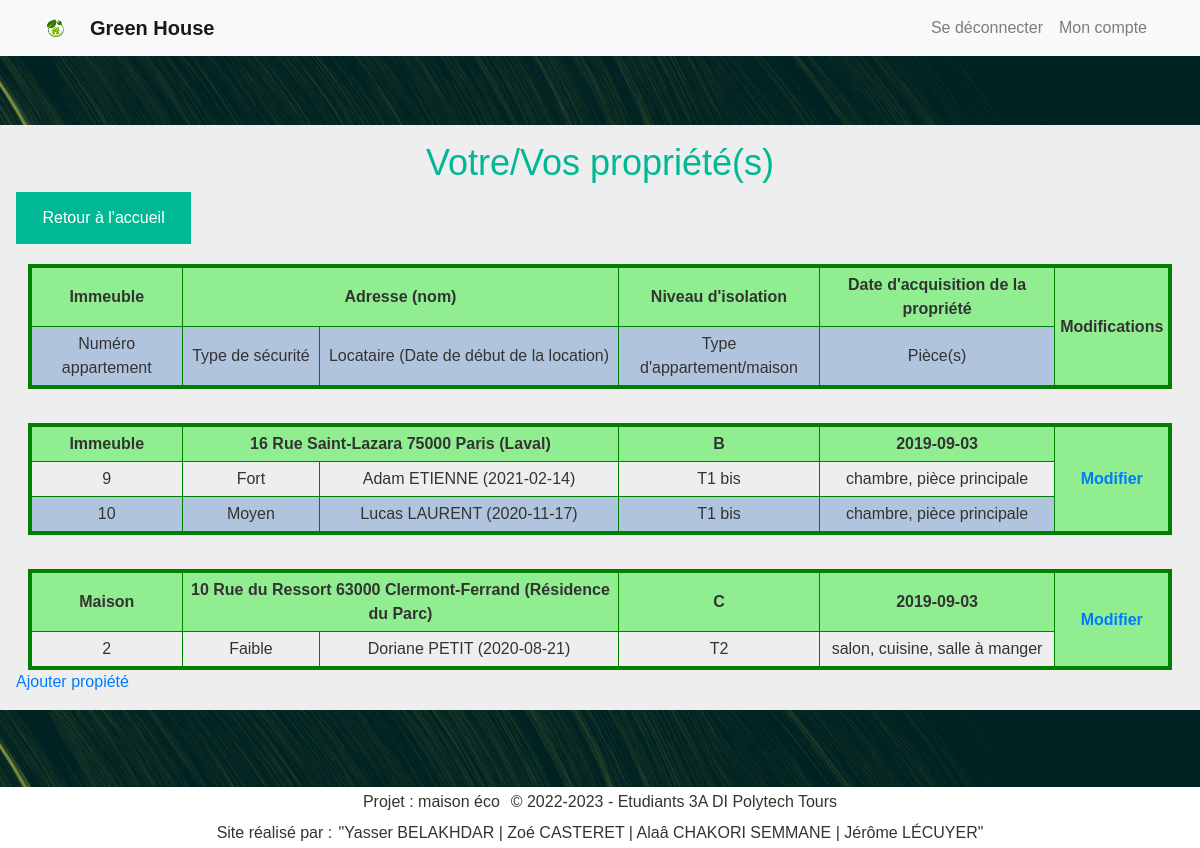
The app's page /proprietes/gererProprietes.php (signed in) with its own data.
### tables this page shows
CREATE TABLE Appartement(
   idAppartement INT AUTO_INCREMENT,
   numAppart INT,
   degreSecurite INT NOT NULL,
   typeAppart INT NOT NULL,
   idPropriete INT NOT NULL,
   PRIMARY KEY(idAppartement),
   FOREIGN KEY(degreSecurite) REFERENCES TypeSecurite(degreSecurite)
        ON DELETE CASCADE,
   FOREIGN KEY(typeAppart) REFERENCES TypeAppartement(typeAppart)
        ON DELETE CASCADE,
   FOREIGN KEY(idPropriete) REFERENCES Propriete(idPropriete)
        ON DELETE CASCADE
);

CREATE TABLE TypeSecurite(
   degreSecurite INT,
   nomSecurite VARCHAR(50) ,
   PRIMARY KEY(degreSecurite)
);

CREATE TABLE InfoPersonne(
   idPersonne INT AUTO_INCREMENT,
   nom VARCHAR(50)  NOT NULL,
   dateNais DATE,
   genre CHAR(1) ,
   mail VARCHAR(50)  NOT NULL,
   numTel CHAR(10) ,
   prenom VARCHAR(50)  NOT NULL,
   PRIMARY KEY(idPersonne),
   UNIQUE(mail)
);

CREATE TABLE TypeAppartement(
   typeAppart INT,
   libTypeAppart VARCHAR(50) ,
   nbPieces INT,
   PRIMARY KEY(typeAppart)
);

CREATE TABLE TypePiece(
   typePiece INT,
   libTypePiece VARCHAR(50) ,
   PRIMARY KEY(typePiece)
);

### WEB/common/bdd.php (called while the page is built, shortened)
<?php
if (isset($_SESSION['Id']) && !empty($_SESSION['Id'])) {
	$estConnecte = true;
} else {
	$sessionId = null;
	$estConnecte = false;
	$estAdmin = false;
	$Prenom = "";
	$Nom = "";
}

### WEB/proprietes/gererProprietes.php (the view, shortened to what this page needs)
<?php
$ROOT = "../";
require_once("../common/main.php");
?>
<!DOCTYPE html>
 <html lang="fr">
 <head>
    <?php require "../common/header.php"; ?>
    <h2>Votre/Vos propriété(s)</h2>
    <a href="../Page_accueil/Page_accueil.php" class = "bouton-retour">Retour à l'accueil</a>
    <table class="with-space">
        <tbody>
            <tr class="titre">
                <td>Immeuble</td>
                <td colspan = "2">Adresse (nom)</td>
                <td>Niveau d'isolation</td>
                <td colspan = "1">Date d'acquisition de la propriété</td>
                <td rowspan = "2">Modifications</td>
            </tr>
            <tr>
                <td>Numéro appartement</td>
                <td>Type de sécurité</td>
                <td>Locataire (Date de début de la location)</td>
                <td>Type d'appartement/maison</td>
                <td>Pièce(s)</td>
            </tr>
    <?php
    $req = 'SELECT numeroRue, nomRue, codePostal, nomVille, degreIsolation, nomPropriete , idPropriete, DATE(dateDebutProp) AS dateDProp
            FROM ProprieteAdresse NATURAL JOIN Proprietaire';
    if (!isset($estAdmin) || $estAdmin != true) {
        $req = "$req WHERE idPersonne = {$_SESSION['Id']}";
    }
    $dataProprietes = $bdd->query($req);
    foreach ($dataProprietes as $propriete) {
        echo "<tr class=\"space\"><td colspan=\"6\" class=\"ignore-border\">&nbsp;</td></tr>";
        $reqApparts = "SELECT idAppartement, numAppart, libTypeAppart, nomSecurite
        FROM ((Appartement NATURAL JOIN TypeAppartement) NATURAL JOIN TypeSecurite)
        WHERE idPropriete = {$propriete['idPropriete']}";
        $dataAppartements = $bdd->query($reqApparts);
        $nbAppart = $dataAppartements->rowCount();
        $rowspan = $nbAppart + 1;
        echo "
                    <tr class=\"titre\">
                        <td>";
        if ($nbAppart == 1) echo "Maison";
        else echo "Immeuble";
        echo "  </td>
                <td colspan = \"2\">".$propriete['numeroRue']." ".$propriete['nomRue']." ".$propriete['codePostal']." ".$propriete['nomVille'];
        if ($propriete['nomPropriete'] != NULL) echo " ({$propriete['nomPropriete']})";
        echo "  </td>
                <td>{$propriete['degreIsolation']}</td>
                <td>{$propriete['dateDProp']}</td>
                <td rowspan = \"$rowspan\"><a href='{$ROOT}proprietes/ajoutPropriete/ajoutPropriete.php'>Modifier<a></td>
            </tr>";
        foreach ($dataAppartements as $appartement) {
            echo "<tr>
                    <td>{$appartement['numAppart']}</td>
                    <td>{$appartement['nomSecurite']}</td>";
            $reqLocataire = "SELECT DATE(datedebutloc) AS dateDLoc, nom, prenom
            FROM (Locataire NATURAL JOIN Utilisateur) NATURAL JOIN InfoPersonne
            WHERE idAppartement = {$appartement['idAppartement']} AND dateFinLoc IS NULL";
            $dataLocataires = $bdd->query($reqLocataire);
            $nbLocataire = $dataLocataires->rowCount();
            if ($nbLocataire == 1) {
                $locataire = $dataLocataires->fetch();
                echo "<td>{$locataire['prenom']} {$locataire['nom']} ({$locataire['dateDLoc']})</td>";
            }
            echo "  <td>{$appartement['libTypeAppart']}</td>
                    <td>";
            $reqPieces = "SELECT  libTypePiece
            FROM Piece NATURAL JOIN TypePiece
            WHERE idAppartement = {$appartement['idAppartement']}";
            $dataPieces = $bdd->query($reqPieces);
            $nbPiece = $dataPieces->rowCount();
            $iPiece = 0;
            foreach ($dataPieces as $piece) {
                echo $piece['libTypePiece'];
                if ($iPiece < $nbPiece - 1) {
                    echo ", ";
                }
                $iPiece++;
            }
            echo "</td>";
        }
        echo "</tr>";
    }
    ?>
    </tbody>
    </table>
    <a href="../proprietes/ajoutPropriete/ajoutPropriete.php">Ajouter propiété</a>
 </body>
 <?php require "../common/footer.php"; ?>
</html>

### WEB/common/header.php (shortened to what this page needs)
<?php
require_once("main.php");
?>
<link rel="stylesheet" href="https://maxcdn.bootstrapcdn.com/bootstrap/4.0.0/css/bootstrap.min.css">
<link rel='stylesheet' type='text/css' media='screen' href='<?= $ROOT ?>common/style/main.css'>
</head>
<body>
    <nav class="navbar navbar-expand-lg navbar-light bg-light fixed-top">
        <div class="container">
            <img src="<?= $ROOT ?>common/images/Green_house.webp" alt="Green_house" width="20" height="20" style="float:left; margin:0 25px 0 0;" />
            <a class="navbar-brand" href="<?= $ROOT ?>Page_accueil/Page_accueil.php"><b>Green House </b></a>
            <div class="collapse navbar-collapse" id="navbarResponsive">
                <ul class="navbar-nav ml-auto">
                    <?php
                    if (!$estConnecte) {
                        echo "<li class='nav-item'><a class='nav-link' href='{$ROOT}Page_accueil/inscription.php'>S'inscrire</a></li>";
                        echo "<li class='nav-item'><a class='nav-link' href='{$ROOT}Page_accueil/connexion.php'>Se connecter (utilisateur)</a></li>";
                        echo "<li class='nav-item'><a class='nav-link' href='{$ROOT}Page_accueil/connexion_administrateur.php'>Se connecter (admin)</a></li>";
                    } else {
                        echo "<li class='nav-item'><a class='nav-link' href='{$ROOT}Page_accueil/deconnexion.php'>Se déconnecter</a></li>";
                        echo "<li class='nav-item'><a class='nav-link' href='{$ROOT}Page_accueil/gestion_compte.php'>Mon compte</a></li>";
                    }
                    ?>
                </ul>
            </div>
        </div>
    </nav>
    <br><br>
    <div class="vantatopologymin" id="vantatopologymin_1"></div>
    <div class="body">

### WEB/common/footer.php (shortened to what this page needs)
<footer style="background-color: white;">
	<div class="vantatopologymin" id="vantatopologymin_2"></div>
	<div class="footer">
		<div class="flex-together">
			<p>Projet : maison éco</p>&nbsp;
			<p>© 2022-2023 - Etudiants 3A DI Polytech Tours</p>
		</div>
		<div class="flex-together">
			<p>Site réalisé par : </p>
			<p>"Yasser BELAKHDAR | Zoé CASTERET | Alaâ CHAKORI SEMMANE | Jérôme LÉCUYER"</p>
		</div>
	</div>
</footer>

### WEB/common/style/main.css (style rules this page uses)
html { height: 100%; }
body { font-family: Arial, sans-serif; color: #333; background-color: #eee; margin: 0; min-height: 100%; display: flex; flex-direction: column; }
.body { padding: 1em; }
h2 { font-size: 36px; text-align: center; color: #00b894; }
.bouton-retour { display: block; width: 15%; margin: 20px; padding: 12px 20px; }
button, .header-right > a, .bouton, .bouton-retour { background-color: #00b894; color: #fff; padding: 14px 20px; margin: 8px 0; border: none; cursor: pointer; text-align: center; text-decoration: none; }
table.with-space { margin: 20px auto auto auto; table-layout: auto; width: 98%; text-align: center; border-collapse: collapse; border: solid green 4px; border-left: none; border-right: none; }
table tr:not(.titre):not(.space):nth-child(even) { background: lightsteelblue; }
table .titre { font-weight: bold; background: lightgreen; }
table td:not(.ignore-border) { border: solid green 1px; padding: 5px; }
table tr { border-collapse: collapse; border: solid green 4px; }
table tr:not(.space) { border-top: none; border-bottom: none; }
table tr.space { border-left: none; border-right: none; }
footer { margin-top: auto; }
footer > .footer { padding: 0 1em; display: flex; flex-direction: column; justify-content: center; align-items: center; }
footer p { margin: auto 0; padding: 0.2em; }
.flex-together { display: flex; flex-direction: row; flex-wrap: wrap; }
.vantatopologymin { height: 77px; position: unset !important; }

### WEB/proprietes/gererProprietes.php (style rules this page uses)
tr.space > td { padding: 5px; }

### records on screen
appartement: numAppart "9", degreSecurite.nomSecurite "Fort", infopersonne.prenom "Adam", infopersonne.nom "ETIENNE", dateDLoc "2021-02-14", typeAppart.libTypeAppart "T1 bis"
typepiece: libTypePiece "chambre"
typepiece: libTypePiece "pièce principale"
appartement: numAppart "10", degreSecurite.nomSecurite "Moyen", infopersonne.prenom "Lucas", infopersonne.nom "LAURENT", dateDLoc "2020-11-17", typeAppart.libTypeAppart "T1 bis"
appartement: numAppart "2", degreSecurite.nomSecurite "Faible", infopersonne.prenom "Doriane", infopersonne.nom "PETIT", dateDLoc "2020-08-21", typeAppart.libTypeAppart "T2"
typepiece: libTypePiece "salon"
typepiece: libTypePiece "cuisine"
typepiece: libTypePiece "salle à manger"

### other values on screen
$propriete['numeroRue'] "16"
$propriete['nomRue'] "Rue Saint-Lazara"
$propriete['codePostal'] "75000"
$propriete['nomVille'] "Paris"
$propriete['nomPropriete'] "Laval"
$propriete['degreIsolation'] "B"
$propriete['dateDProp'] "2019-09-03"
$propriete['numeroRue'] "10"
$propriete['nomRue'] "Rue du Ressort"
$propriete['codePostal'] "63000"
$propriete['nomVille'] "Clermont-Ferrand"
$propriete['nomPropriete'] "Résidence du Parc"
$propriete['degreIsolation'] "C"
